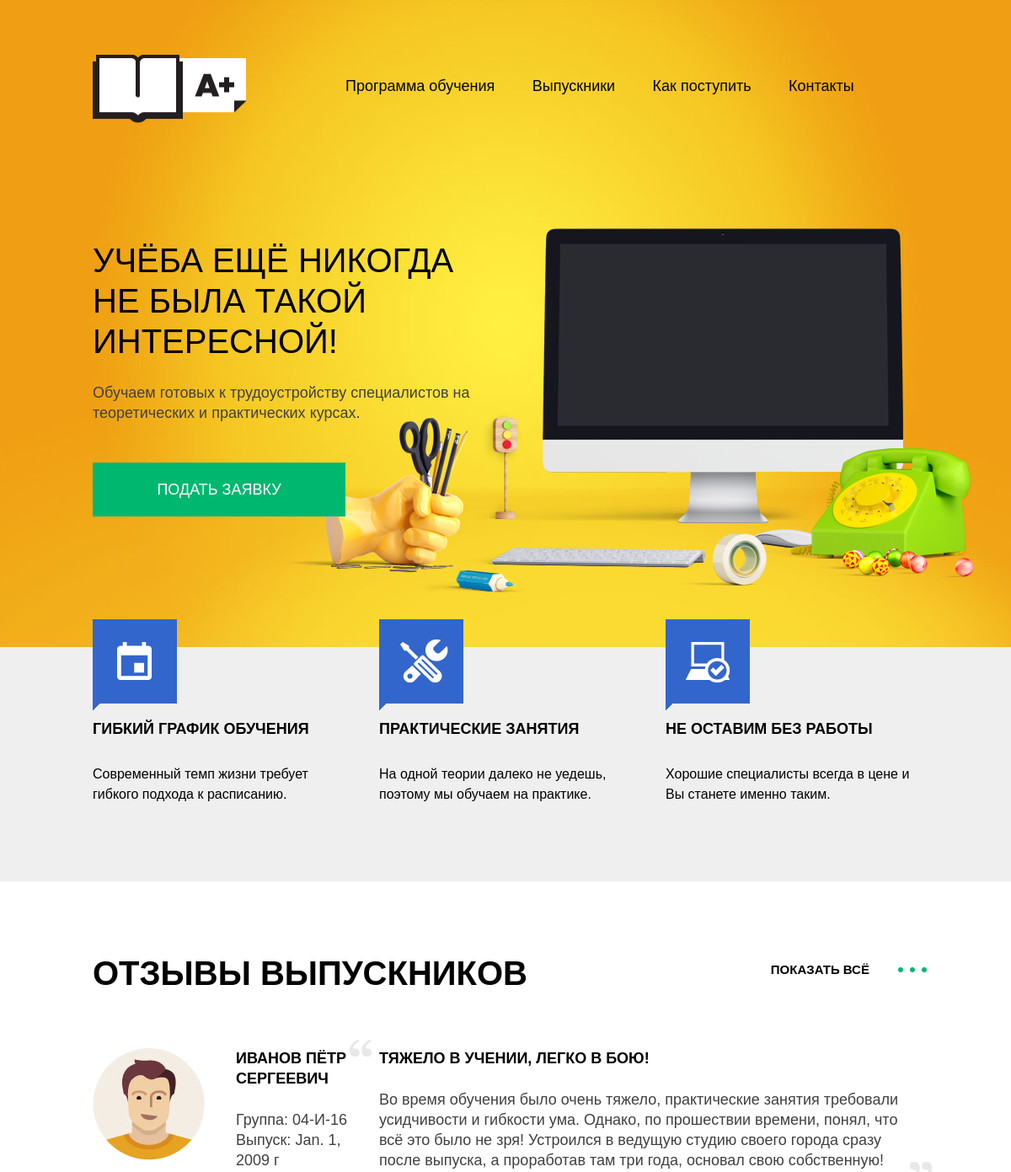
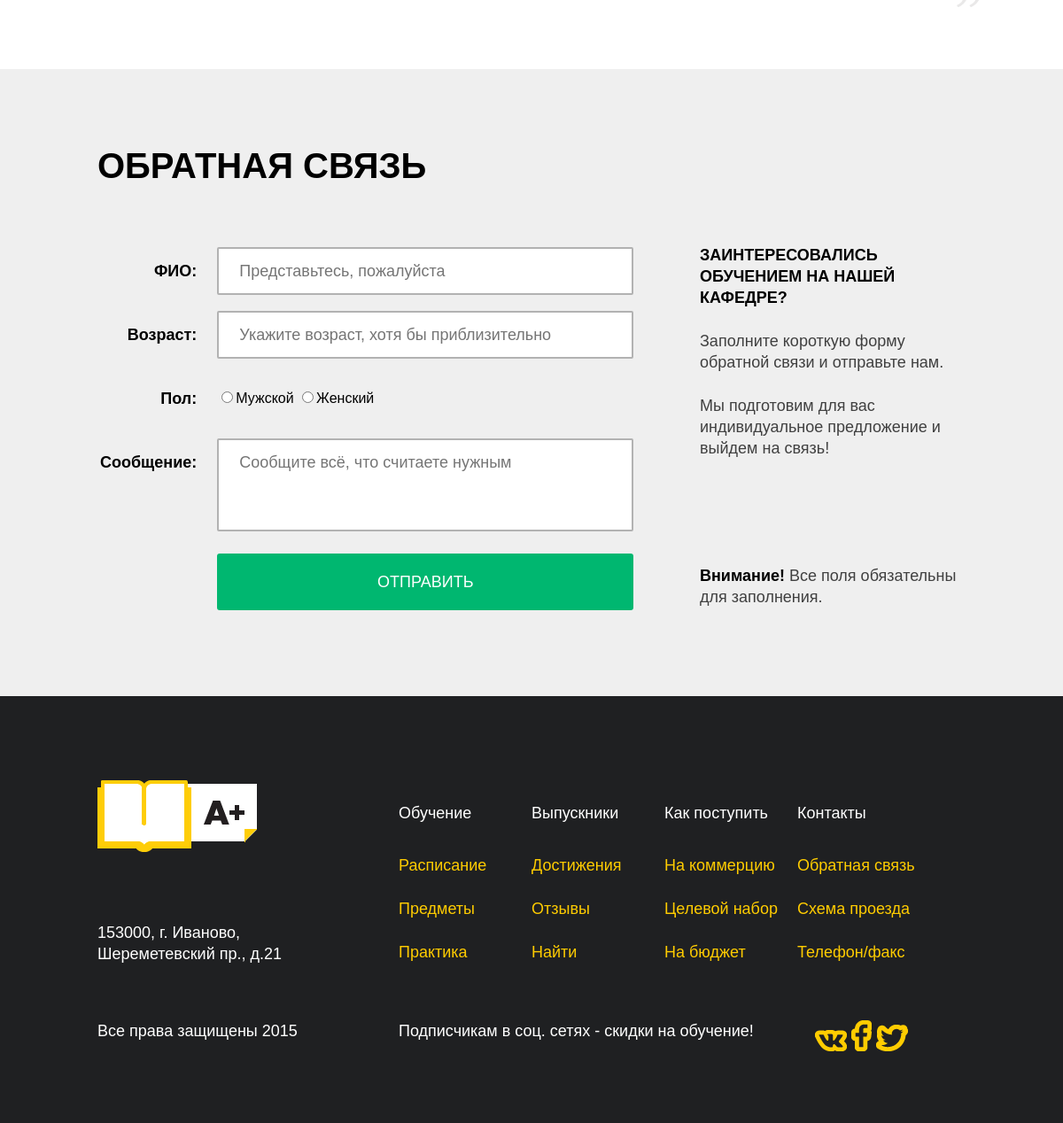
The page / on the database its author committed (2 pictures, top to bottom).
### start_app/models.py (models this page shows, shortened)
class AlumniReviews(models.Model):
	fullname = models.CharField('Полное имя', max_length=40)
	group = models.CharField('Группа', max_length=10)
	release_year = models.DateField('Выпуск')
	feedback_text = models.CharField('Отзыв', max_length=400)
	slogan = models.CharField('Слоган', max_length=100, default='default')

### start_app/views.py (the view, shortened to what this page needs)
# urls.py: path('', IndexView.as_view(), name='start_page'),
class IndexView(View):
    def get(self, request):
        alumni_reviews = AlumniReviews.objects.all()
        return render(request, 'start.html', {'alumni_review' : alumni_reviews[0]})

### templates/start.html (shortened to what this page needs)
{% load static %}
<!DOCTYPE html>
<html lang="ru">
<head>
    <link rel="stylesheet" href="{% static '/css/style.css' %}">
    <link rel="stylesheet" href="{% static '/css/modal.css' %}">
</head>
<body>
    <header class="main-header">
        <div class="container">
            <div class="header-top">
                <div class="logo">
                    <img src=" {% static 'img/logo.png' %}" width="182" height="81" alt="Здеcь должно быть LOGO">
                </div>
                <nav class="main-menu">
                    <ul>
                        <li><a href="{% url 'program_page' %}">Программа обучения</a></li>
                        <li><a href="#feedback">Выпускники</a></li>
                        <li><a href="#instruction">Как поступить</a></li>
                        <li><a href="#contacts">Контакты</a></li>
                    </ul>
                </nav>
            </div>
            <div class="promo">
                <div class="promo-title">Учёба ещё никогда не была такой интересной!</div>
                <p>Обучаем готовых к трудоустройству специалистов на теоретических и практических курсах.</p>
                <a href="#instruction" class="btn btn-green">Подать заявку</a>
            </div>
        </div>
    </header>
    <section class="features">
        <div class="container">
            <div class="features-item">
                <div class="features-icon features-icon-schedule"></div>
                <h2 class="features-title">Гибкий график обучения</h2>
                <p>Современный темп жизни требует гибкого подхода к расписанию.</p>
            </div>
            <div class="features-item">
                <div class="features-icon features-icon-practice"></div>
                    <h2 class="features-title">Практические занятия</h2>
                    <p>На одной теории далеко не уедешь, поэтому мы обучаем на практике.</p>
            </div>
            <div class="features-item">
                <div class="features-icon features-icon-work"></div>
                    <h2 class="features-title">Не оставим без работы</h2>
                    <p>Хорошие специалисты всегда в цене и Вы станете именно таким.</p>
            </div>
        </div>
    </section>
    <section id="feedback" class="feedback">
        <div class="container">
            <h2 class="feedback-title">Отзывы выпускников</h2>
            <a href="{% url 'reviews_page' %}" class="feedback-all">Показать всё</a>
            <div class="feedback-item">
                <div class="feedback-author">
                    <img src="{% static 'img/user.jpg' %}" width="133" height="133" alt="Иванов">
                    <h3>{{alumni_review.fullname}}</h3>
                    <p>Группа: {{alumni_review.group}}<br> Выпуск: {{alumni_review.release_year}} г</p>
                </div>
                <blockquote class="feedback-content">
                    <h3>{{alumni_review.slogan}}</h3>
                    <p>{{alumni_review.feedback_text}}</p>
                </blockquote>
            </div>
        </div>
    </section>
    <section id="instruction" class="contacts">
        <div class="container">
            <h2 class="contacts-title">Обратная связь</h2>
            <form action="{% url 'start_page' %}" class="contacts-form" method="post">
                <table>
                    <tr>
                        <td class="title"><label for="fullname">ФИО:</label></td>
                        <td class="field">
                            <input type="text" id="fullname" name="fullname" placeholder="Представьтесь, пожалуйста" required>
                        </td>
                    </tr>
                    <tr>
                        <td class="title"><label for="age">Возраст:</label></td>
                        <td class="field">
                            <input type="text" id="age" name="age" placeholder="Укажите возраст, хотя бы приблизительно" required>
                        </td>
                    </tr>
                    <tr>
                        <td class="title"><label for="sex">Пол: </label></td>
                        <td class="field">
                            <label><input type="radio" id="man" value="man" name="sex" required>Мужской</label>
                            <label><input type="radio" id="woman" value="woman" name="sex" required>Женский</label>
                        </td>
                    </tr>
                    <tr>
                        <td class="title"><label for="message">Сообщение:</label></td>
                        <td class="field">
                            <textarea type="text" id="message" name="message" placeholder="Сообщите всё, что считаете нужным" required></textarea>
                        </td>
                    </tr>
                    <tr>
                        <td class="title"></td>
                        <td class="field">
                            <input type="submit" class="btn btn-green" name="send" value="Отправить">
                        </td>
                    </tr>
                </table>
            </form>
            <div class="contacts-instruction">
                <h3>Заинтересовались обучением на нашей кафедре?</h3>
                <p>Заполните короткую форму обратной связи и отправьте нам.</p>
                <p>Мы подготовим для вас индивидуальное предложение и выйдем на связь!</p>
                <p class="contacts-alert"><strong>Внимание!</strong>
                    Все поля обязательны для заполнения.</p>
            </div>
        </div>
    </section>
    <footer id="contacts" class="main-footer">
        <div class="container">
            <div class="footer-top">
                <div class="footer-address">
                    <div class="logo">
                        <img src="{% static 'img/logo-footer.png' %}" width="180" height="81" alt="A+">
                    </div>
                    <p>153000, г. Иваново,<br> Шереметевский пр., д.21</p>
                </div>
                <div class="footer-menu">
                    <h3>Обучение</h3>
                    <ul>
                        <li><a href="#">Расписание</a></li>
                        <li><a href="#">Предметы</a></li>
                        <li><a href="#">Практика</a></li>
                    </ul>
                </div>
                <div class="footer-menu">
                    <h3>Выпускники</h3>
                    <ul>
                        <li><a href="#">Достижения</a></li>
                        <li><a href="#">Отзывы</a></li>
                        <li><a href="#">Найти</a></li>
                    </ul>
                </div>
                <div class="footer-menu">
                    <h3>Как поступить</h3>
                    <ul>
                        <li><a href="#">На коммерцию</a></li>
                        <li><a href="#">Целевой набор</a></li>
                        <li><a href="#">На бюджет</a></li>
                    </ul>
                </div>
                <div class="footer-menu">
                    <h3>Контакты</h3>
                    <ul>
                        <li><a href="#">Обратная связь</a></li>
                        <li><a href="#">Схема проезда</a></li>
                        <li><a href="#">Телефон/факс</a></li>
                    </ul>
                </div>
                <div class="footer-bottom">
                    <div class="copyright">Все права защищены 2015</div>
                    <div class="footer-social-promo">Подписчикам в соц. сетях - скидки на обучение!</div>
                    <div class="footer-social">
                        <a href="#"><img src="{% static 'img/ico-vk-active.png' %}" alt="VK"></a>
                        <a href="#"><img src="{% static 'img/ico-fb-active.png' %}" alt="Facebook"></a>
                        <a href="#"><img src="{% static 'img/ico-tw-active.png' %}" alt="Twitter"></a>
                    </div>
                </div>
            </div>
        </div>
    </footer>
</body>
</html>

### rows shown on the page
AlumniReviews: fullname "ИВАНОВ ПЁТР СЕРГЕЕВИЧ", group "04-И-16", release_year "Jan. 1, 2009", slogan "ТЯЖЕЛО В УЧЕНИИ, ЛЕГКО В БОЮ!", feedback_text "Во время обучения было очень тяжело, практические занятия требовали усидчивости и гибкости ума. Однако, по прошествии времени, понял, что всё это было не зря! Устроился в ведущую студию своего города сразу после выпуска, а проработав там три года, основал свою собственную!"
